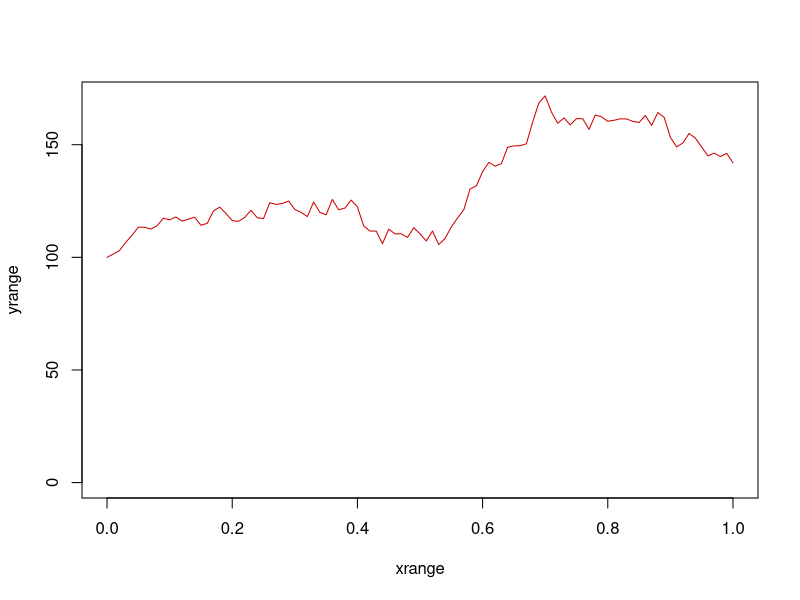

Write the R code that produced this figure.
s0 = 100

drift = 0.2
timestep = 0.01
volatility = 0.3
n = 100


s = array(n)

t = seq(0, timestep * n, by = timestep)

for (i in 1:n + 1) {
  if (i == 1) {
    s[i] = s0
  }
  else {
    s0 = s[i - 1]
    rand = rnorm(1)
    s[i] = s0 * (1 + drift * timestep + volatility * sqrt(timestep) * rand)
  }
}

#a = t * 100 * sqrt(rnorm(1) ^ 2)
#b = t * 100 * sqrt(rnorm(1) ^ 2) * 2

xrange = range(t)
yrange = range(0:max(s))

plot(xrange, yrange, type = "n")

points(t, s, col = "red3", type = "lines")
#points(t, b, col = "forestgreen", type = "lines")